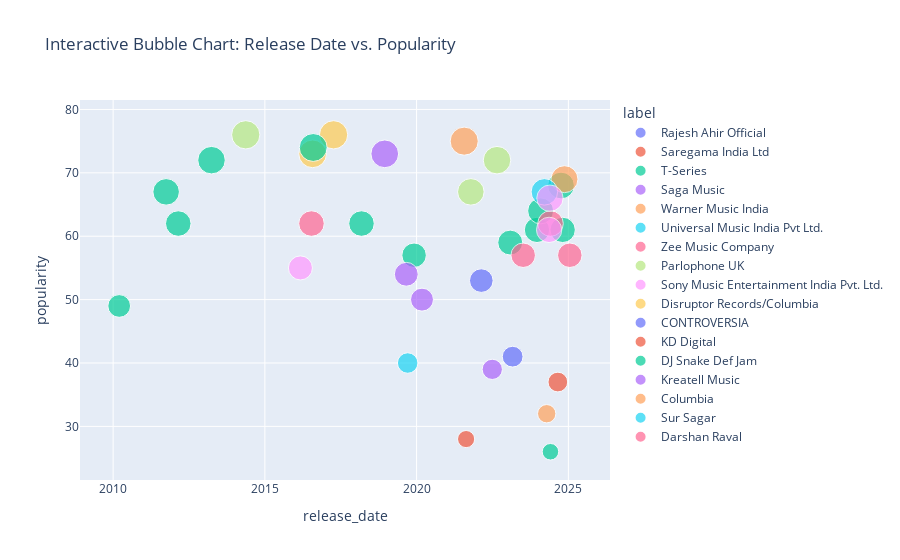

The notebook cell this image was saved under:
### Code cell
# 7. Interactive Bubble Chart using Plotly Express

import plotly.express as px

# Create an extra column for year (if needed)
df['year'] = df['release_date'].dt.year

fig = px.scatter(
    df,
    x='release_date',
    y='popularity',
    size='popularity',     # Bubble size represents popularity
    color='label',
    hover_name='name',
    title='Interactive Bubble Chart: Release Date vs. Popularity'
)
fig.show()

### Figure 1 — Plotly figure (JSON) as saved in the notebook; plotly's stock layout.template omitted (floating-point values rounded to 4 significant figures)
{"data": [{"hovertemplate": "<b>%{hovertext}</b><br><br>label=Rajesh Ahir Official<br>release_date=%{x}<br>popularity=%{marker.size}<extra></extra>", "hovertext": ["Ranchhod Rangila"], "legendgroup": "Rajesh Ahir Official", "marker": {"color": "#636efa", "size": [41], "sizemode": "area", "sizeref": 0.19, "symbol": "circle"}, "mode": "markers", "name": "Rajesh Ahir Official", "orientation": "v", "showlegend": true, "type": "scatter", "x": ["2023-03-02T00:00:00.000000000"], "xaxis": "x", "y": [41], "yaxis": "y"}, {"hovertemplate": "<b>%{hovertext}</b><br><br>label=Saregama India Ltd<br>release_date=%{x}<br>popularity=%{marker.size}<extra></extra>", "hovertext": ["Madhro Darudo Official Song (From \"Hahacar\")"], "legendgroup": "Saregama India Ltd", "marker": {"color": "#EF553B", "size": [37], "sizemode": "area", "sizeref": 0.19, "symbol": "circle"}, "mode": "markers", "name": "Saregama India Ltd", "orientation": "v", "showlegend": true, "type": "scatter", "x": ["2024-08-27T00:00:00.000000000"], "xaxis": "x", "y": [37], "yaxis": "y"}, {"hovertemplate": "<b>%{hovertext}</b><br><br>label=T-Series<br>release_date=%{x}<br>popularity=%{marker.size}<extra></extra>", "hovertext": ["Dunki", "Raanjhan (From \"Do Patti\")", "Tu Hi Yaar Mera (From \"Pati Patni Aur Woh\")", "Yeh Jawaani Hai Deewani", "Do Patti", "O Saathi (From \"Baaghi 2\")", "Paathshaala", "Rockstar", "Tere Pyaar Mein (From \"Tu Jhoothi Main Makkaar\")", "Agent Vinod", "Tu Hai Champion (From \"Chandu Champion\")", "Tum Se (From \"Teri Baaton Mein Aisa Uljha Jiya\")"], "legendgroup": "T-Series", "marker": {"color": "#00cc96", "size": [61, 68, 57, 72, 61, 62, 49, 67, 59, 62, 26, 64], "sizemode": "area", "sizeref": 0.19, "symbol": "circle"}, "mode": "markers", "name": "T-Series", "orientation": "v", "showlegend": true, "type": "scatter", "x": ["2023-12-20T00:00:00.000000000", "2024-10-04T00:00:00.000000000", "2019-12-02T00:00:00.000000000", "2013-03-30T00:00:00.000000000", "2024-10-24T00:00:00.000000000", "2018-03-09T00:00:00.000000000", "2010-03-15T00:00:00.000000000", "2011-10-01T00:00:00.000000000", "2023-02-01T00:00:00.000000000", "2012-02-24T00:00:00.000000000", "2024-05-30T00:00:00.000000000", "2024-02-02T00:00:00.000000000"], "xaxis": "x", "y": [61, 68, 57, 72, 61, 62, 49, 67, 59, 62, 26, 64], "yaxis": "y"}, {"hovertemplate": "<b>%{hovertext}</b><br><br>label=Saga Music<br>release_date=%{x}<br>popularity=%{marker.size}<extra></extra>", "hovertext": ["Manda Lidha Mohi Raj - Saiyar Mori Re"], "legendgroup": "Saga Music", "marker": {"color": "#ab63fa", "size": [39], "sizemode": "area", "sizeref": 0.19, "symbol": "circle"}, "mode": "markers", "name": "Saga Music", "orientation": "v", "showlegend": true, "type": "scatter", "x": ["2022-06-30T00:00:00.000000000"], "xaxis": "x", "y": [39], "yaxis": "y"}, {"hovertemplate": "<b>%{hovertext}</b><br><br>label=Warner Music India<br>release_date=%{x}<br>popularity=%{marker.size}<extra></extra>", "hovertext": ["Sahiba", "Turr Chaliyan (Kriti X Pulkit)"], "legendgroup": "Warner Music India", "marker": {"color": "#FFA15A", "size": [69, 32], "sizemode": "area", "sizeref": 0.19, "symbol": "circle"}, "mode": "markers", "name": "Warner Music India", "orientation": "v", "showlegend": true, "type": "scatter", "x": ["2024-11-15T00:00:00.000000000", "2024-04-15T00:00:00.000000000"], "xaxis": "x", "y": [69, 32], "yaxis": "y"}, {"hovertemplate": "<b>%{hovertext}</b><br><br>label=Universal Music India Pvt Ltd.<br>release_date=%{x}<br>popularity=%{marker.size}<extra></extra>", "hovertext": ["Ek Tha Raja"], "legendgroup": "Universal Music India Pvt Ltd.", "marker": {"color": "#19d3f3", "size": [67], "sizemode": "area", "sizeref": 0.19, "symbol": "circle"}, "mode": "markers", "name": "Universal Music India Pvt Ltd.", "orientation": "v", "showlegend": true, "type": "scatter", "x": ["2024-03-18T00:00:00.000000000"], "xaxis": "x", "y": [67], "yaxis": "y"}, {"hovertemplate": "<b>%{hovertext}</b><br><br>label=Zee Music Company<br>release_date=%{x}<br>popularity=%{marker.size}<extra></extra>", "hovertext": ["Rustom (Original Motion Picture Soundtrack)", "Hits of Ayushmann Khurrana", "Tainu Khabar Nahi (From \"Munjya\")"], "legendgroup": "Zee Music Company", "marker": {"color": "#FF6692", "size": [62, 57, 62], "sizemode": "area", "sizeref": 0.19, "symbol": "circle"}, "mode": "markers", "name": "Zee Music Company", "orientation": "v", "showlegend": true, "type": "scatter", "x": ["2016-07-15T00:00:00.000000000", "2023-07-07T00:00:00.000000000", "2024-05-31T00:00:00.000000000"], "xaxis": "x", "y": [62, 57, 62], "yaxis": "y"}, {"hovertemplate": "<b>%{hovertext}</b><br><br>label=Parlophone UK<br>release_date=%{x}<br>popularity=%{marker.size}<extra></extra>", "hovertext": ["I'm Good (Blue)", "Ghost Stories", "Music Of The Spheres"], "legendgroup": "Parlophone UK", "marker": {"color": "#B6E880", "size": [72, 76, 67], "sizemode": "area", "sizeref": 0.19, "symbol": "circle"}, "mode": "markers", "name": "Parlophone UK", "orientation": "v", "showlegend": true, "type": "scatter", "x": ["2022-08-26T00:00:00.000000000", "2014-05-16T00:00:00.000000000", "2021-10-15T00:00:00.000000000"], "xaxis": "x", "y": [72, 76, 67], "yaxis": "y"}, {"hovertemplate": "<b>%{hovertext}</b><br><br>label=Sony Music Entertainment India Pvt. Ltd.<br>release_date=%{x}<br>popularity=%{marker.size}<extra></extra>", "hovertext": ["Dekhha Tenu (From \"Mr. And Mrs. Mahi\")", "Kapoor & Sons (Since 1921) (Original Motion Picture Soundtrack)", "Mr. And Mrs. Mahi (Original Motion Picture Soundtrack)"], "legendgroup": "Sony Music Entertainment India Pvt. Ltd.", "marker": {"color": "#FF97FF", "size": [61, 55, 66], "sizemode": "area", "sizeref": 0.19, "symbol": "circle"}, "mode": "markers", "name": "Sony Music Entertainment India Pvt. Ltd.", "orientation": "v", "showlegend": true, "type": "scatter", "x": ["2024-05-14T00:00:00.000000000", "2016-03-04T00:00:00.000000000", "2024-05-24T00:00:00.000000000"], "xaxis": "x", "y": [61, 55, 66], "yaxis": "y"}, {"hovertemplate": "<b>%{hovertext}</b><br><br>label=Disruptor Records/Columbia<br>release_date=%{x}<br>popularity=%{marker.size}<extra></extra>", "hovertext": ["Closer", "Memories...Do Not Open"], "legendgroup": "Disruptor Records/Columbia", "marker": {"color": "#FECB52", "size": [73, 76], "sizemode": "area", "sizeref": 0.19, "symbol": "circle"}, "mode": "markers", "name": "Disruptor Records/Columbia", "orientation": "v", "showlegend": true, "type": "scatter", "x": ["2016-07-29T00:00:00.000000000", "2017-04-07T00:00:00.000000000"], "xaxis": "x", "y": [73, 76], "yaxis": "y"}, {"hovertemplate": "<b>%{hovertext}</b><br><br>label=CONTROVERSIA<br>release_date=%{x}<br>popularity=%{marker.size}<extra></extra>", "hovertext": ["Headlights (feat. KIDDO)"], "legendgroup": "CONTROVERSIA", "marker": {"color": "#636efa", "size": [53], "sizemode": "area", "sizeref": 0.19, "symbol": "circle"}, "mode": "markers", "name": "CONTROVERSIA", "orientation": "v", "showlegend": true, "type": "scatter", "x": ["2022-02-18T00:00:00.000000000"], "xaxis": "x", "y": [53], "yaxis": "y"}, {"hovertemplate": "<b>%{hovertext}</b><br><br>label=KD Digital<br>release_date=%{x}<br>popularity=%{marker.size}<extra></extra>", "hovertext": ["Bhave Bhajan"], "legendgroup": "KD Digital", "marker": {"color": "#EF553B", "size": [28], "sizemode": "area", "sizeref": 0.19, "symbol": "circle"}, "mode": "markers", "name": "KD Digital", "orientation": "v", "showlegend": true, "type": "scatter", "x": ["2021-08-19T00:00:00.000000000"], "xaxis": "x", "y": [28], "yaxis": "y"}, {"hovertemplate": "<b>%{hovertext}</b><br><br>label=DJ Snake Def Jam<br>release_date=%{x}<br>popularity=%{marker.size}<extra></extra>", "hovertext": ["Encore"], "legendgroup": "DJ Snake Def Jam", "marker": {"color": "#00cc96", "size": [74], "sizemode": "area", "sizeref": 0.19, "symbol": "circle"}, "mode": "markers", "name": "DJ Snake Def Jam", "orientation": "v", "showlegend": true, "type": "scatter", "x": ["2016-08-05T00:00:00.000000000"], "xaxis": "x", "y": [74], "yaxis": "y"}, {"hovertemplate": "<b>%{hovertext}</b><br><br>label=Kreatell Music<br>release_date=%{x}<br>popularity=%{marker.size}<extra></extra>", "hovertext": ["Play", "Different World", "End of Time"], "legendgroup": "Kreatell Music", "marker": {"color": "#ab63fa", "size": [54, 73, 50], "sizemode": "area", "sizeref": 0.19, "symbol": "circle"}, "mode": "markers", "name": "Kreatell Music", "orientation": "v", "showlegend": true, "type": "scatter", "x": ["2019-08-30T00:00:00.000000000", "2018-12-14T00:00:00.000000000", "2020-03-06T00:00:00.000000000"], "xaxis": "x", "y": [54, 73, 50], "yaxis": "y"}, {"hovertemplate": "<b>%{hovertext}</b><br><br>label=Columbia<br>release_date=%{x}<br>popularity=%{marker.size}<extra></extra>", "hovertext": ["F*CK LOVE 3+: OVER YOU"], "legendgroup": "Columbia", "marker": {"color": "#FFA15A", "size": [75], "sizemode": "area", "sizeref": 0.19, "symbol": "circle"}, "mode": "markers", "name": "Columbia", "orientation": "v", "showlegend": true, "type": "scatter", "x": ["2021-07-27T00:00:00.000000000"], "xaxis": "x", "y": [75], "yaxis": "y"}, {"hovertemplate": "<b>%{hovertext}</b><br><br>label=Sur Sagar<br>release_date=%{x}<br>popularity=%{marker.size}<extra></extra>", "hovertext": ["Rangtaali 2 - Non Stop Garba"], "legendgroup": "Sur Sagar", "marker": {"color": "#19d3f3", "size": [40], "sizemode": "area", "sizeref": 0.19, "symbol": "circle"}, "mode": "markers", "name": "Sur Sagar", "orientation": "v", "showlegend": true, "type": "scatter", "x": ["2019-09-16T00:00:00.000000000"], "xaxis": "x", "y": [40], "yaxis": "y"}, {"hovertemplate": "<b>%{hovertext}</b><br><br>label=Darshan Raval<br>release_date=%{x}<br>popularity=%{marker.size}<extra></extra>", "hovertext": ["Sajna"], "legendgroup": "Darshan Raval", "marker": {"color": "#FF6692", "size": [57], "sizemode": "area", "sizeref": 0.19, "symbol": "circle"}, "mode": "markers", "name": "Darshan Raval", "orientation": "v", "showlegend": true, "type": "scatter", "x": ["2025-01-18T00:00:00.000000000"], "xaxis": "x", "y": [57], "yaxis": "y"}], "layout": {"legend": {"itemsizing": "constant", "title": {"text": "label"}, "tracegroupgap": 0}, "title": {"text": "Interactive Bubble Chart: Release Date vs. Popularity"}, "xaxis": {"anchor": "y", "domain": [0, 1], "title": {"text": "release_date"}}, "yaxis": {"anchor": "x", "domain": [0, 1], "title": {"text": "popularity"}}}}
